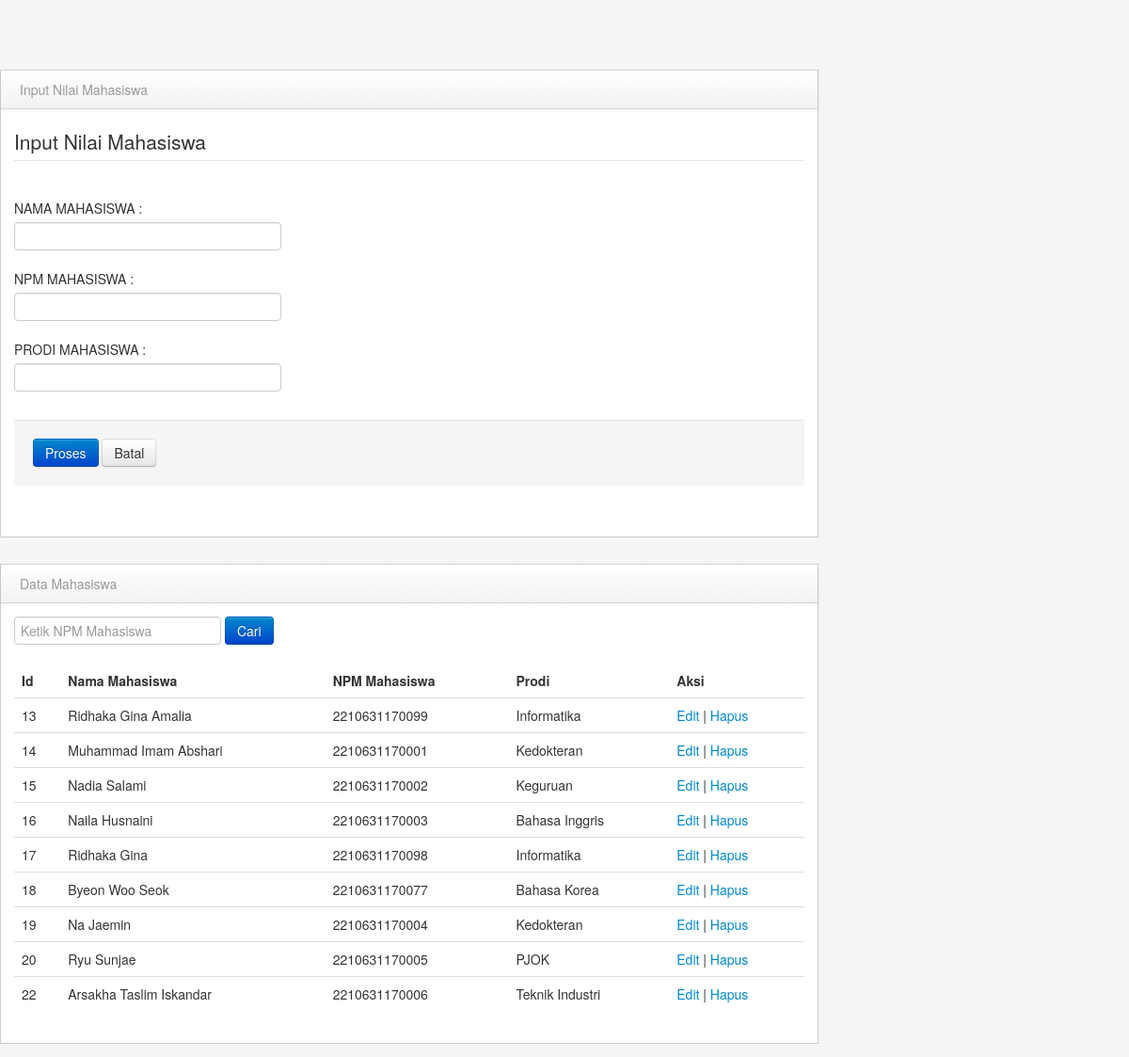
The page / on the database its author committed.
### tables this page shows
CREATE TABLE `mahasiswa` (
  `id` int(11) NOT NULL,
  `nama_mahasiswa` varchar(255) NOT NULL,
  `npm` varchar(255) NOT NULL,
  `prodi` varchar(255) NOT NULL
);

### index.php (the view, shortened to what this page needs)
<?php
include "koneksi.php";
$data_edit = isset($_GET['id']) ? mysqli_fetch_assoc(mysqli_query($koneksi, "SELECT * FROM mahasiswa WHERE id = " . $_GET['id'])) : null;
$search = isset($_GET['search']) ? $_GET['search'] : '';
if ($search != '') {
    $query = "SELECT * FROM mahasiswa WHERE npm = '$search'";
} else {
    $query = "SELECT * FROM mahasiswa";
}
$result = mysqli_query($koneksi, $query);
?>
<!DOCTYPE html>
<html lang="id">
<head>
    <link href="library/bootstrap/css/bootstrap.min.css" rel="stylesheet" media="screen">
    <link href="library/bootstrap/css/bootstrap-responsive.min.css" rel="stylesheet" media="screen">
    <link href="library/assets/styles.css" rel="stylesheet" media="screen">
</head>
<body>
    <div class="span9" id="content">
        <div class="row-fluid">
            <div class="block">
                <div class="navbar navbar-inner block-header">
                    <div class="muted pull-left">Input Nilai Mahasiswa</div>
                </div>
                <div class="block-content collapse in">
                    <div class="span12">
                        <form action="<?php echo isset($data_edit['id']) ? 'edit_data.php?id=' . $data_edit['id'] . '&proses=1' : 'proses.php'; ?>" method="POST" enctype="multipart/form-data">
                            <fieldset>
                                <legend>Input Nilai Mahasiswa</legend>
                                <div class="control-group">
                                    <label class="control-label" for="NPM">NAMA MAHASISWA : </label>
                                    <div class="controls">
                                        <input type="text" class="input-xlarge focused" id="NPM" name="nama" value="<?php echo isset($data_edit['nama_mahasiswa']) ? $data_edit['nama_mahasiswa'] : ''; ?>">
                                    </div>
                                </div>
                                <div class="control-group">
                                          <label class="control-label" for="NPM">NPM MAHASISWA : </label>
                                          <div class="controls">
                                            <input type="text" class="input-xlarge focused" id="NPM" name="npm" value="<?php echo isset($data_edit['npm']) ? $data_edit['npm'] : ''; ?>">
                                          </div>
                                </div>
                                <div class="control-group">
                                    <label class="control-label" for="NPM">PRODI MAHASISWA : </label>
                                    <div class="controls">
                                        <input type="text" class="input-xlarge focused" id="NPM" name="prodi" value="<?php echo isset($data_edit['prodi']) ? $data_edit['prodi'] : ''; ?>">
                                    </div>
                                </div>
                                <div class="form-actions">
                                    <button type="submit" class="btn btn-primary">Proses</button>
                                    <button type="reset" class="btn">Batal</button>
                                </div>
                            </fieldset>
                        </form>
                    </div>
                </div>
            </div>
        </div>
        <div class="row-fluid">
            <div class="block">
                <div class="navbar navbar-inner block-header">
                    <div class="muted pull-left">Data Mahasiswa</div>
                </div>
                <div class="block-content collapse in">
                    <div class="span12">
                        <form method="GET" action="" class="form-inline" onsubmit="return validateNPM()">
                            <div class="input-group">
                                <input type="text" name="search" id="npmInput" placeholder="Ketik NPM Mahasiswa" class="form-control" value="<?php echo $search; ?>">
                                <span class="input-group-btn">
                                    <button type="submit" class="btn btn-primary">Cari</button>
                                </span>
                            </div>
                        </form>
                        <table class="table" id="mahasiswaTable">
                            <thead>
                                <tr>
                                    <th>Id</th>
                                    <th>Nama Mahasiswa</th>
                                    <th>NPM Mahasiswa</th>
                                    <th>Prodi</th>
                                    <th>Aksi</th>
                                </tr>
                            </thead>
                            <tbody>
                                <?php
                                while ($data = mysqli_fetch_assoc($result)) {
                                ?>
                                <tr>
                                    <td><?php echo $data['id'] ?></td>
                                    <td><?php echo $data['nama_mahasiswa'] ?></td>
                                    <td><?php echo $data['npm'] ?></td>
                                    <td><?php echo $data['prodi'] ?></td>
                                    <td><a href="index.php?id=<?php echo $data['id']; ?>">Edit</a> | <a href="hapus_data.php?id=<?php echo $data['id']; ?>">Hapus</a></td>
                                </tr>
                                <?php
                                }
                                ?>
                            </tbody>
                        </table>
                    </div>
                </div>
            </div>
        </div>
    </div>
</body>
</html>

### library/assets/styles.css (style rules this page uses)
body { padding-top: 0; padding-bottom: 40px; background-color: #f5f5f5; }
@media (min-width: 979px) { body { padding-top: 60px; } }
#content { margin-left:0px; }
.block { border: 1px solid #ccc; background: white; margin: 1em 0em; border-top: none; }
.block-content { margin: 1em; min-height: .25em; }
.block-header { margin-bottom: 0px; border-right: none; border-left: none; -webkit-border-radius: 0px; -moz-border-radius: 0px; border-radius: 0px; }
.block-header div { padding-top: 10px; }

### rows shown on the page
mahasiswa: id "13", nama_mahasiswa "Ridhaka Gina Amalia", npm "2210631170099", prodi "Informatika"
mahasiswa: id "14", nama_mahasiswa "Muhammad Imam Abshari", npm "2210631170001", prodi "Kedokteran"
mahasiswa: id "15", nama_mahasiswa "Nadia Salami", npm "2210631170002", prodi "Keguruan"
mahasiswa: id "16", nama_mahasiswa "Naila Husnaini", npm "2210631170003", prodi "Bahasa Inggris"
mahasiswa: id "17", nama_mahasiswa "Ridhaka Gina", npm "2210631170098", prodi "Informatika"
mahasiswa: id "18", nama_mahasiswa "Byeon Woo Seok", npm "2210631170077", prodi "Bahasa Korea"
mahasiswa: id "19", nama_mahasiswa "Na Jaemin", npm "2210631170004", prodi "Kedokteran"
mahasiswa: id "20", nama_mahasiswa "Ryu Sunjae", npm "2210631170005", prodi "PJOK"
mahasiswa: id "22", nama_mahasiswa "Arsakha Taslim Iskandar", npm "2210631170006", prodi "Teknik Industri"
